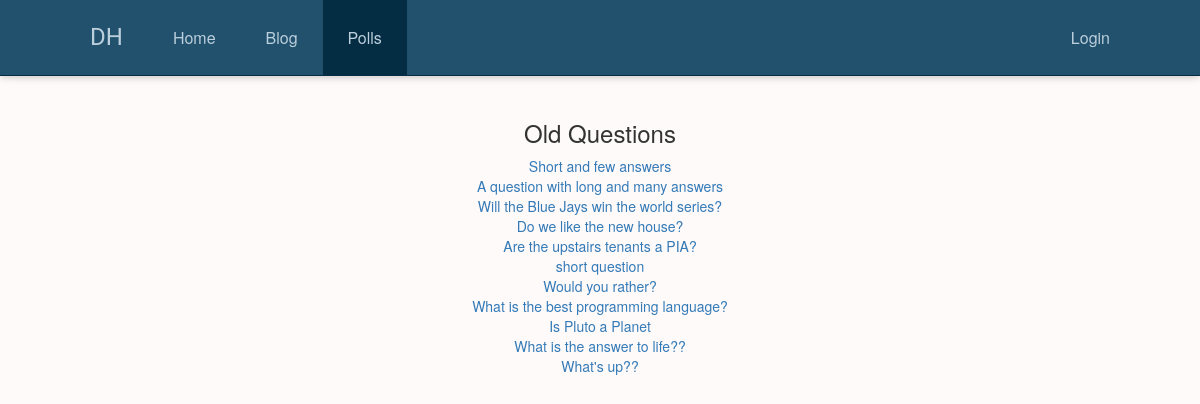
Screenshot of /polls/ with the database file from the repository.
### polls/models.py (models this page shows, shortened)
class Question(models.Model):
    class Meta:
        ordering = ['-pub_date']
    question_text = models.CharField(max_length=200)
    pub_date = models.DateTimeField('date published', default=timezone.now)
    expiry_date = models.DateTimeField(default=timezone.now() + datetime.timedelta(days=1))
    def was_published_recently(self):
        now = timezone.now()
        return now - datetime.timedelta(days=1) <= self.pub_date <= now
    was_published_recently.admin_order_field = 'pub_date'
    was_published_recently.boolean = True
    was_published_recently.short_description = 'recent?'

### polls/views.py (the view)
class IndexView(generic.ListView):
    template_name = 'polls/index.html'
    context_object_name = 'question_list'
    def get_queryset(self):
        return Question.objects.filter(pub_date__lte=timezone.now())
    def get_context_data(self, **kwargs):
        context = super(IndexView, self).get_context_data(**kwargs)
        context['active_questions'] = Question.objects.filter(expiry_date__gt=timezone.now())
        context['old_questions'] = Question.objects.filter(expiry_date__lte=timezone.now())
        return context

### polls/templates/polls/index.html (shortened to what this page needs)
{% extends 'home/base.html' %}
{% block polls_active %}
  active
{% endblock %}
{% block content %}
  {% if old_questions %}
    <h3>Old Questions</h3>
    <ul class="no-style">
    {% for question in old_questions %}
      <li><a href="{% url 'polls:detail' question.id %}">{{ question.question_text }}</a></li>
    {% endfor %}
    </ul>
  {% endif %}
{% endblock content %}

### polls/static/polls/style.css (style rules this page uses)
ul.no-style { list-style: none; padding-left: 0px; }

### rows the page displays
Question: question_text "Short and few answers"
Question: question_text "A question with long and many answers"
Question: question_text "Will the Blue Jays win the world series?"
Question: question_text "Do we like the new house?"
Question: question_text "Are the upstairs tenants a PIA?"
Question: question_text "short question"
Question: question_text "Would you rather?"
Question: question_text "What is the best programming language?"
Question: question_text "Is Pluto a Planet"
Question: question_text "What is the answer to life??"
Question: question_text "What's up??"
